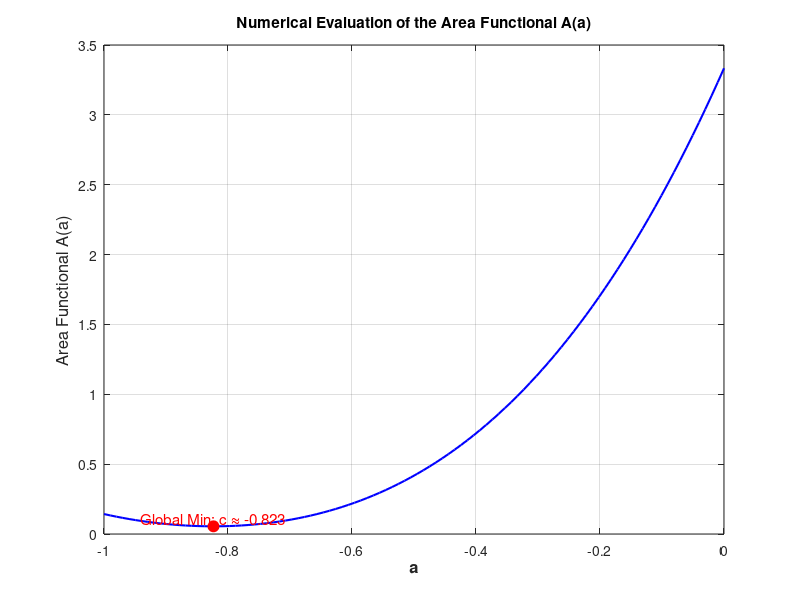

Write the MATLAB code that produced this figure.
% Define the piecewise potential energy function
g = @(x) (x >= 0).*(10.*x.^2) + (x < 0).*(x.^6);
m = 1; % Interval length

% Define the area functional
areaFun = @(a) integral(g, a, a + m);

% Find the minimizer bounded between -1 and 0
[aMin, areaMin] = fminbnd(areaFun, -1, 0);

% Prepare data for plotting
a_vals = linspace(-1, 0, 100);
A_vals = zeros(size(a_vals));
for i = 1:length(a_vals)
    A_vals(i) = areaFun(a_vals(i));
end

% Create the plot
figure;
plot(a_vals, A_vals, 'b-', 'LineWidth', 1.5);
hold on;
plot(aMin, areaMin, 'ro', 'MarkerSize', 8, 'MarkerFaceColor', 'r'); % Mark the minimum

% Add labels and text as requested by Indrei
xlabel('a', 'FontSize', 12, 'FontWeight', 'bold'); % Changed from G Value
ylabel('Area Functional A(a)', 'FontSize', 12);
title('Numerical Evaluation of the Area Functional A(a)');

% Add text specifying the exact c value
text(aMin, areaMin + 0.05, sprintf('Global Min: c \\approx %.3f', aMin), ...
    'HorizontalAlignment', 'center', 'FontSize', 11, 'Color', 'red');
grid on;
hold off;
